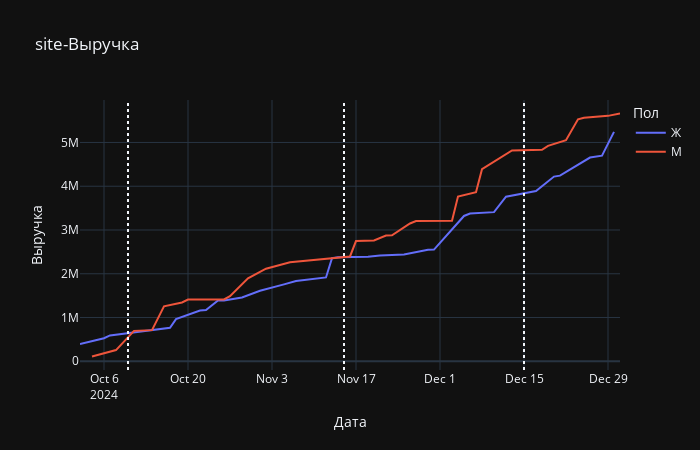
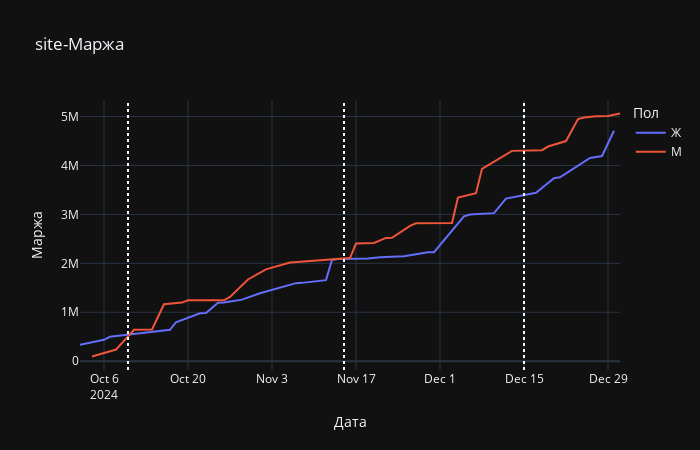
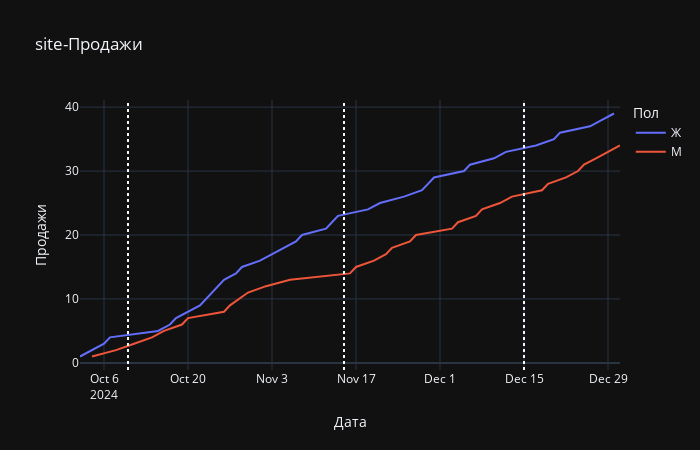
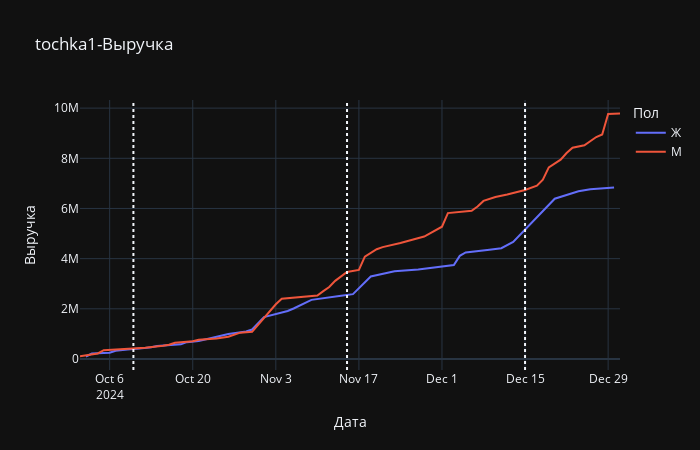

The cell these charts' notebook holds for them, in order:
### Code cell
for s in fin_dem['source'].unique():
    for c in fin_dem.columns[6:]:
        chart(fin_dem,s,c,'Пол')
